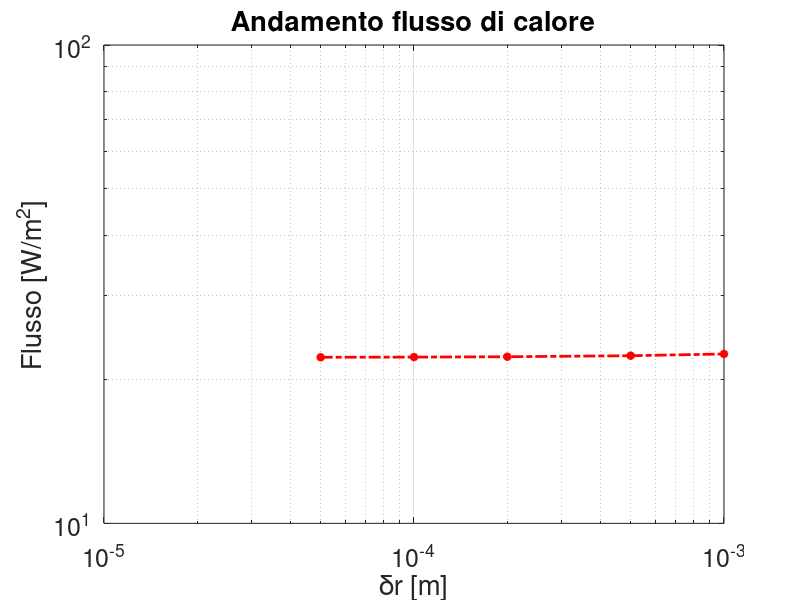
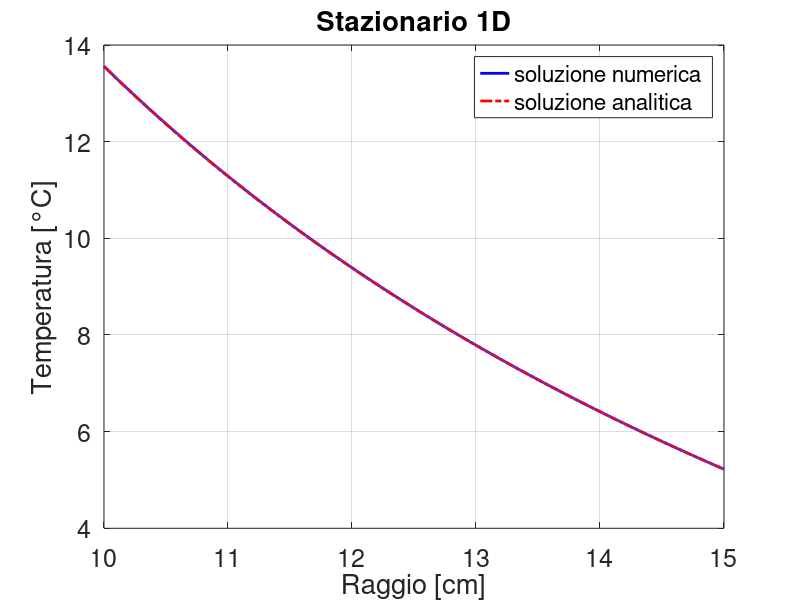
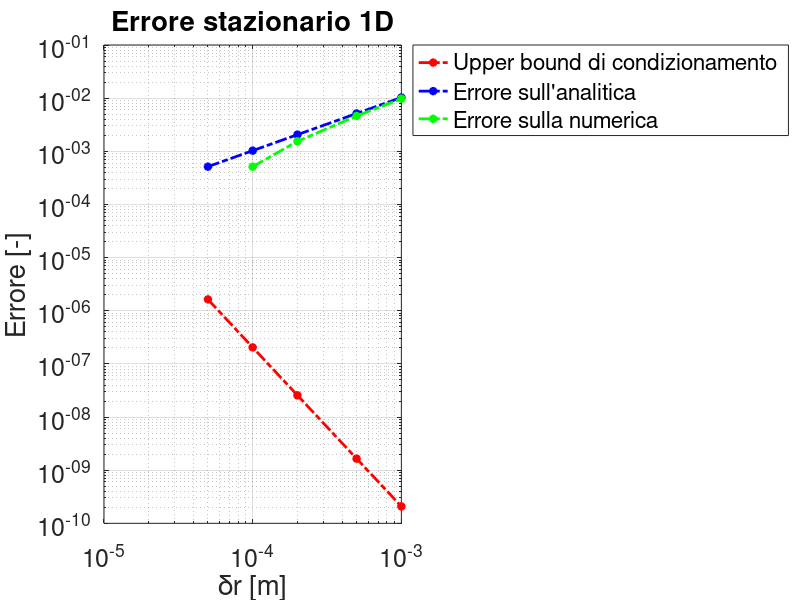

These charts were generated, in order, by the following MATLAB code:
clc; clear; close all;
%% dati
% geometrici
DDint = 20e-2;
DDext = 30e-2;

% fisici
Text = 5;
hhext = 100;
qqint = 50;
kk = .2;
qqq = 0;

%% soluzione analitica
C1 = -qqint*(DDint/2)^2/kk;
T2 = -kk/hhext*C1/(DDext/2)^2+Text;
C2 = T2+C1/(DDext/2);
Tan = @(r) -C1./r + C2;

%% ciclo per l'errore
drv = [5e-5 1e-4 2e-4 5e-4 1e-3];
erran = zeros(size(drv));
errnum = zeros(size(drv));
errcond = zeros(size(drv));
flux = zeros(size(drv));
for jjerr = 1:length(drv)
    %% griglia
    dr = drv(jjerr);
    rr = (DDint/2:dr:DDext/2)';
    nn = length(rr);

    %% costruisco il sistema
    diag_s = 1+rr/dr;
    diag_p = -2*rr/dr;
    diag_i = -1+rr/dr;
    AA = spdiags([[diag_i(2:end);0] diag_p [0;diag_s(1:end-1)]],-1:1,nn,nn);
    bb = rr*dr*-qqq/kk;

    % --- condizioni al contorno ---
    % neumann interno
    AA(1,1) = -1;
    AA(1,2) = 1;
    bb(1) = -qqint*dr/kk;

    % robin esterno
    AA(end,end-1) = 1;
    AA(end,end) = -1-hhext*dr/kk;
    bb(end) = -hhext*dr*Text/kk;

    %% risolvo il sistema
    TT = AA\bb;
    
    flux(jjerr) = hhext*(TT(end)-Text);
    
    %% calcolo errore
    errcond(jjerr) = condest(AA)/(1-condest(AA)*eps)*2*eps;
    erran(jjerr) = norm(TT-Tan(rr))/norm(Tan(rr)-Text);
    if jjerr == 1 % soluzione più precisa
        drref = dr;
        TTref = TT;
        rrref = rr;
        fprintf('Flusso scambiato sulla superficie esterna: %.2f W/m^2.\n',flux(jjerr))
        fprintf('Potenza totale dispersa: %.2f W.\n',flux(jjerr)*pi*DDext^2)
    else
        errnum(jjerr) = norm(TT-TTref(1:round(dr/drref):end))/norm(TTref(1:round(dr/drref):end)-Text);
    end
end

%% post production
% andamento flusso
figure
loglog(drv, flux,'r-.*','linewidth', 2)
grid on
box on
title('Andamento flusso di calore')
xlabel('\deltar [m]')
ylabel('Flusso [W/m^2]')
set(gca, 'fontsize', 18)

% andamento temperatura
figure
plot(rrref*1e2, TTref,'b-','linewidth', 2)
hold on
plot(rrref*1e2,Tan(rrref),'r-.','linewidth', 2)
legend('soluzione numerica', 'soluzione analitica')
grid on
box on
title('Stazionario 1D')
xlabel('Raggio [cm]')
ylabel('Temperatura [°C]')
set(gca, 'fontsize', 18)

% andamento errore
figure
loglog(drv, errcond,'r-.*','linewidth', 2)
hold on
loglog(drv, erran,'b-.*','linewidth', 2)
hold on
loglog(drv, errnum,'g-.*','linewidth', 2)
legend('Upper bound di condizionamento', "Errore sull'analitica",'Errore sulla numerica',...
    'location','northeastoutside')
grid on
box on
title('Errore stazionario 1D')
xlabel('\deltar [m]')
ylabel('Errore [-]')
set(gca, 'fontsize', 18)
